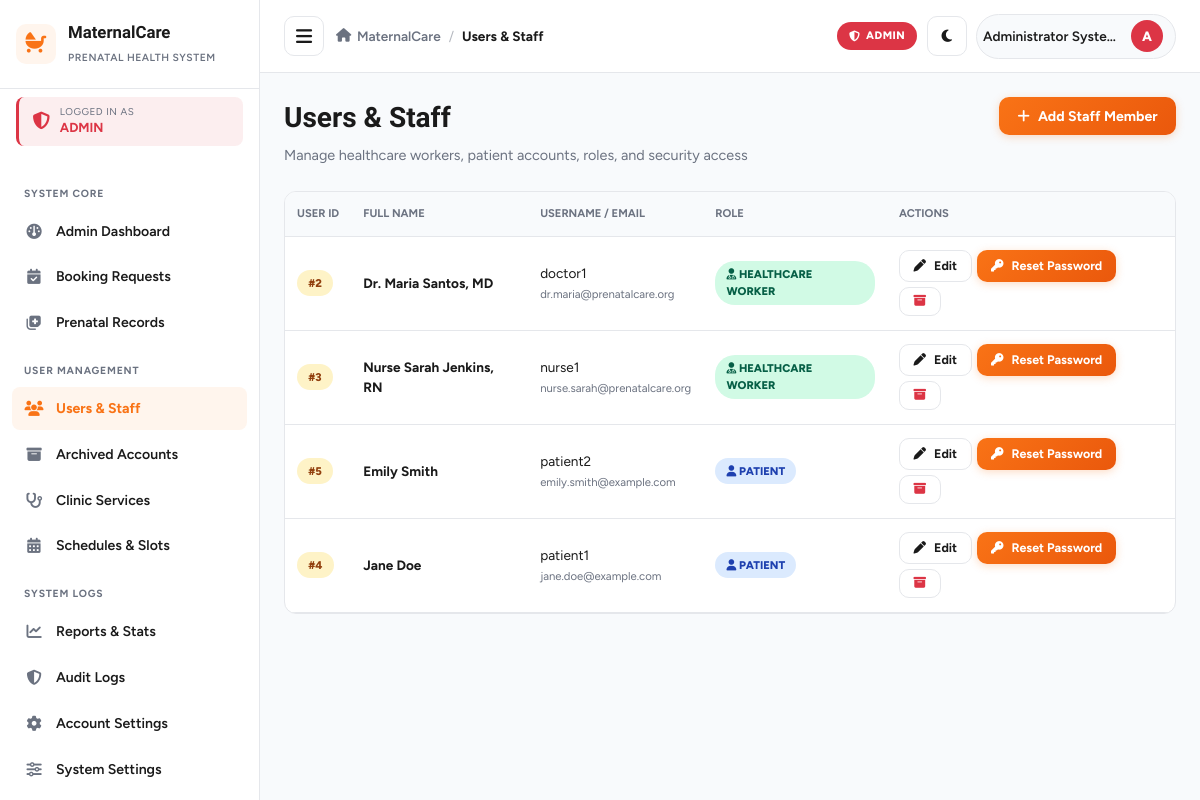
The page /admin/users.php (signed in) on the database its author committed.
### tables this page shows
CREATE TABLE IF NOT EXISTS `users` (
    `id` INT AUTO_INCREMENT PRIMARY KEY,
    `username` VARCHAR(50) NOT NULL UNIQUE,
    `email` VARCHAR(100) NOT NULL UNIQUE,
    `password` VARCHAR(255) NOT NULL,
    `role` ENUM('patient', 'healthcare_worker', 'admin') NOT NULL DEFAULT 'patient',
    `full_name` VARCHAR(100) NOT NULL,
    `phone` VARCHAR(20) DEFAULT NULL,
    `status` ENUM('active', 'inactive', 'archived') NOT NULL DEFAULT 'active',
    `address` TEXT DEFAULT NULL,
    `avatar` VARCHAR(255) DEFAULT NULL,
    `room` VARCHAR(100) DEFAULT NULL,
    `deleted_at` TIMESTAMP NULL DEFAULT NULL,
    `created_at` TIMESTAMP DEFAULT CURRENT_TIMESTAMP,
    `updated_at` TIMESTAMP DEFAULT CURRENT_TIMESTAMP ON UPDATE CURRENT_TIMESTAMP
);

### config/config.php (called while the page is built, shortened)
<?php
function sanitize($data) {
    return htmlspecialchars(trim((string)$data), ENT_QUOTES, 'UTF-8');
}

### admin/users.php (the view, shortened to what this page needs)
<?php
require_once __DIR__ . '/../config/config.php';
try {
    $db = getDB();
    $stmt = $db->prepare("
        SELECT * FROM users
        WHERE role IN ('healthcare_worker', 'patient') AND status != 'archived'
        ORDER BY FIELD(role, 'healthcare_worker', 'patient'), full_name ASC
    ");
    $stmt->execute();
    $users = $stmt->fetchAll();
} catch (Exception $e) {
    die("Error: " . $e->getMessage());
}
include __DIR__ . '/../includes/header.php';
?>
<div class="page-header">
    <div class="page-title">
        <h1>Users & Staff</h1>
        <p>Manage healthcare workers, patient accounts, roles, and security access</p>
    </div>
    <div>
        <button type="button" class="btn btn-primary" id="openAddModalBtn">
            <i class="fa-solid fa-plus"></i> Add Staff Member
        </button>
    </div>
</div>
<div class="table-responsive">
    <table class="table">
        <thead>
            <tr>
                <th>User ID</th>
                <th>Full Name</th>
                <th>Username / Email</th>
                <th>Role</th>
                <th>Actions</th>
            </tr>
        </thead>
        <tbody>
            <?php if (count($users) > 0): ?>
                <?php foreach ($users as $u): ?>
                    <tr>
                        <td><span class="badge badge-pending" style="font-size:0.7rem;">#<?php echo (int)$u['id']; ?></span></td>
                        <td><strong><?php echo sanitize($u['full_name']); ?></strong></td>
                        <td>
                            <?php echo sanitize($u['username']); ?><br>
                            <small class="text-muted"><?php echo sanitize($u['email']); ?></small>
                        </td>
                        <td>
                            <?php if ($u['role'] === 'healthcare_worker'): ?>
                                <span class="badge badge-confirmed" style="font-size:0.7rem;">
                                    <i class="fa-solid fa-user-doctor"></i> Healthcare Worker
                                </span>
                            <?php else: ?>
                                <span class="badge badge-completed" style="font-size:0.7rem;">
                                    <i class="fa-solid fa-user"></i> Patient
                                </span>
                            <?php endif; ?>
                        </td>
                        <td>
                            <div style="display:flex; gap:0.35rem; flex-wrap:wrap;">
                                <button type="button" class="btn btn-outline btn-sm js-edit-btn"
                                    data-user-id="<?php echo (int)$u['id']; ?>"
                                    data-user-name="<?php echo htmlspecialchars($u['full_name'], ENT_QUOTES, 'UTF-8'); ?>"
                                    data-user-username="<?php echo htmlspecialchars($u['username'], ENT_QUOTES, 'UTF-8'); ?>"
                                    data-user-email="<?php echo htmlspecialchars($u['email'], ENT_QUOTES, 'UTF-8'); ?>"
                                    data-user-phone="<?php echo htmlspecialchars($u['phone'] ?? '', ENT_QUOTES, 'UTF-8'); ?>"
                                    title="Edit user details">
                                    <i class="fa-solid fa-pen"></i> Edit
                                </button>
                                <button type="button" class="btn btn-primary btn-sm js-reset-btn"
                                    data-user-id="<?php echo (int)$u['id']; ?>"
                                    data-user-name="<?php echo htmlspecialchars($u['full_name'], ENT_QUOTES, 'UTF-8'); ?>"
                                    title="Reset password">
                                    <i class="fa-solid fa-key"></i> Reset Password
                                </button>
                                <button type="button" class="btn btn-outline btn-sm js-archive-btn" style="color:var(--danger);"
                                    data-user-id="<?php echo (int)$u['id']; ?>"
                                    title="Archive user">
                                    <i class="fa-solid fa-box-archive"></i>
                                </button>
                            </div>
                        </td>
                    </tr>
                <?php endforeach; ?>
            <?php endif; ?>
        </tbody>
    </table>
</div>
<?php include __DIR__ . '/../includes/footer.php'; ?>

### assets/css/style.css (style rules this page uses)
:root { --primary: #f97316; --primary-dark: #ea580c; --primary-light: #fff5ed; --success: #10b981; --warning: #f59e0b; --danger: #dc3545; --info: #0d6efd; --bg-body: #f8fafc; --surface: #ffffff; --text-dark: #1a1a1a; --text-muted: #6b7280; --border-color: #e5e7eb; --radius-sm: 8px; --radius-md: 12px; --radius-lg: 16px; --shadow-sm: 0 1px 3px rgba(0, 0, 0, 0.05); --shadow-md: 0 4px 12px rgba(0, 0, 0, 0.08); --shadow-lg: 0 10px 30px rgba(0, 0, 0, 0.12); --transition: all 0.25s ease; --sidebar-width: 260px; }
* { margin: 0; padding: 0; box-sizing: border-box; }
html, body { max-width: 100%; overflow-x: hidden; }
body { font-family: 'Figtree', -apple-system, BlinkMacSystemFont, 'Segoe UI', sans-serif; background: var(--bg-body); color: var(--text-dark); line-height: 1.5; font-size: 15px; transition: background 0.3s ease, color 0.3s ease; }
h1, h2, h3, h4, h5, h6 { font-family: 'Bricolage Grotesque', 'Figtree', sans-serif; font-weight: 700; color: var(--text-dark); }
.page-header { display: flex; justify-content: space-between; align-items: flex-start; gap: 1rem; margin-bottom: 1.5rem; flex-wrap: wrap; }
.page-header h1 { font-size: 1.75rem; margin-bottom: 0.35rem; }
.page-header p { color: var(--text-muted); font-size: 0.9rem; }
.btn { display: inline-flex; align-items: center; justify-content: center; gap: 0.5rem; padding: 0.65rem 1.15rem; border-radius: 10px; border: none; font-family: inherit; font-size: 0.88rem; font-weight: 700; cursor: pointer; transition: var(--transition); text-decoration: none; white-space: nowrap; }
.btn-primary { background: linear-gradient(135deg, #f97316 0%, #ea580c 100%); color: #fff; box-shadow: 0 2px 8px rgba(249, 115, 22, 0.25); }
.btn-outline { background: transparent; color: var(--text-dark); border: 1.5px solid var(--border-color); }
.btn-sm { padding: 0.45rem 0.85rem; font-size: 0.78rem; }
.badge { display: inline-block; padding: 0.3rem 0.7rem; border-radius: 20px; font-size: 0.7rem; font-weight: 800; text-transform: uppercase; }
.badge-confirmed { background: #d1fae5; color: #065f46; }
.badge-pending { background: #fef3c7; color: #92400e; }
.badge-completed { background: #dbeafe; color: #1e40af; }
.table-responsive { width: 100%; overflow-x: auto; border-radius: var(--radius-md); background: var(--surface); border: 1px solid var(--border-color); }
.table { width: 100%; border-collapse: collapse; font-size: 0.85rem; }
.table th { text-align: left; padding: 0.85rem 0.75rem; font-size: 0.7rem; text-transform: uppercase; color: var(--text-muted); font-weight: 700; background: var(--bg-body); border-bottom: 1px solid var(--border-color); }
.table td { padding: 0.85rem 0.75rem; font-size: 0.85rem; border-bottom: 1px solid var(--border-color); color: var(--text-dark); }
.text-muted { color: var(--text-muted); }

### rows shown on the page
users: id "2", full_name "Dr. Maria Santos, MD", username "doctor1", email "dr.maria@prenatalcare.org", shows "HEALTHCARE WORKER"
users: id "3", full_name "Nurse Sarah Jenkins, RN", username "nurse1", email "nurse.sarah@prenatalcare.org", shows "HEALTHCARE WORKER"
users: id "5", full_name "Emily Smith", username "patient2", email "emily.smith@example.com", role "patient" (drawn)
users: id "4", full_name "Jane Doe", username "patient1", email "jane.doe@example.com", role "patient" (drawn)

### other values the page prints
$role['label'] "ADMIN"
$item['section'] "SYSTEM CORE"
$item['label'] "Admin Dashboard"
$item['label'] "Booking Requests"
$item['label'] "Prenatal Records"
$item['section'] "USER MANAGEMENT"
$item['label'] "Users & Staff"
$item['label'] "Archived Accounts"
$item['label'] "Clinic Services"
$item['label'] "Schedules & Slots"
$item['section'] "SYSTEM LOGS"
$item['label'] "Reports & Stats"
$item['label'] "Audit Logs"
$item['label'] "Account Settings"
$item['label'] "System Settings"
